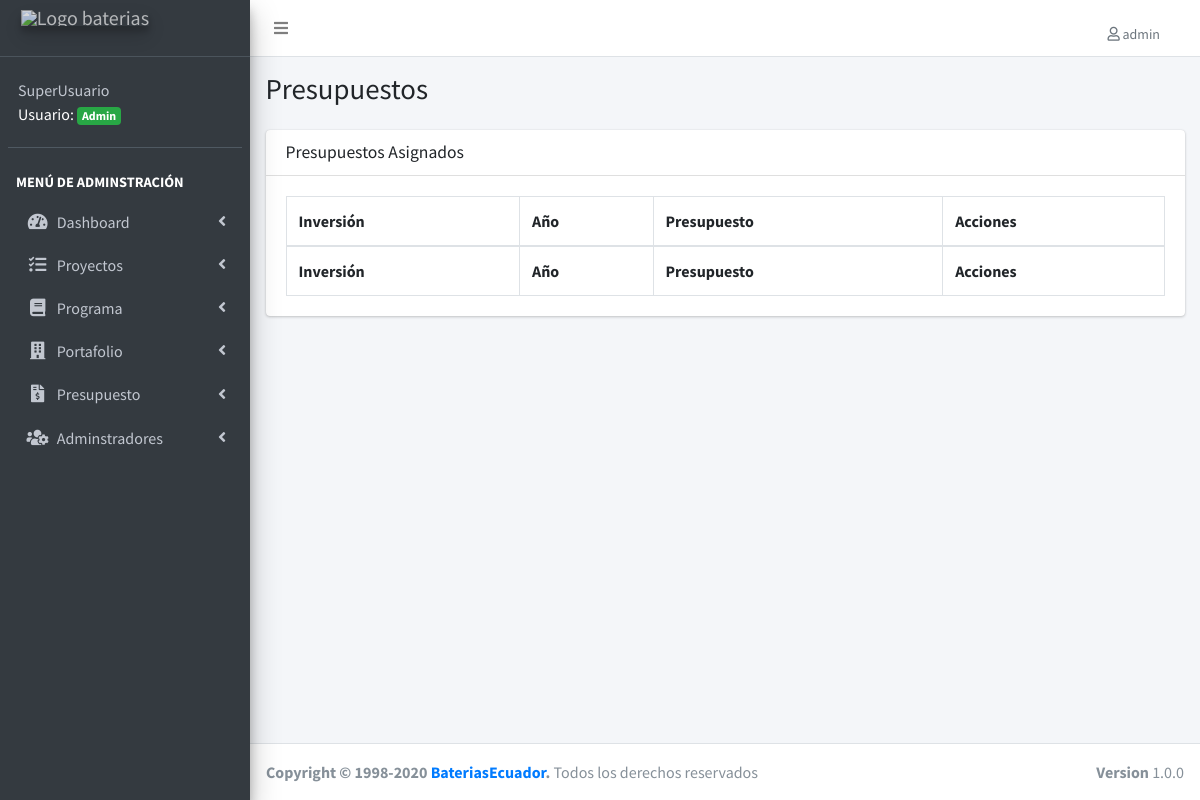
The app's page /lista-cuenta.php (signed in), older data.
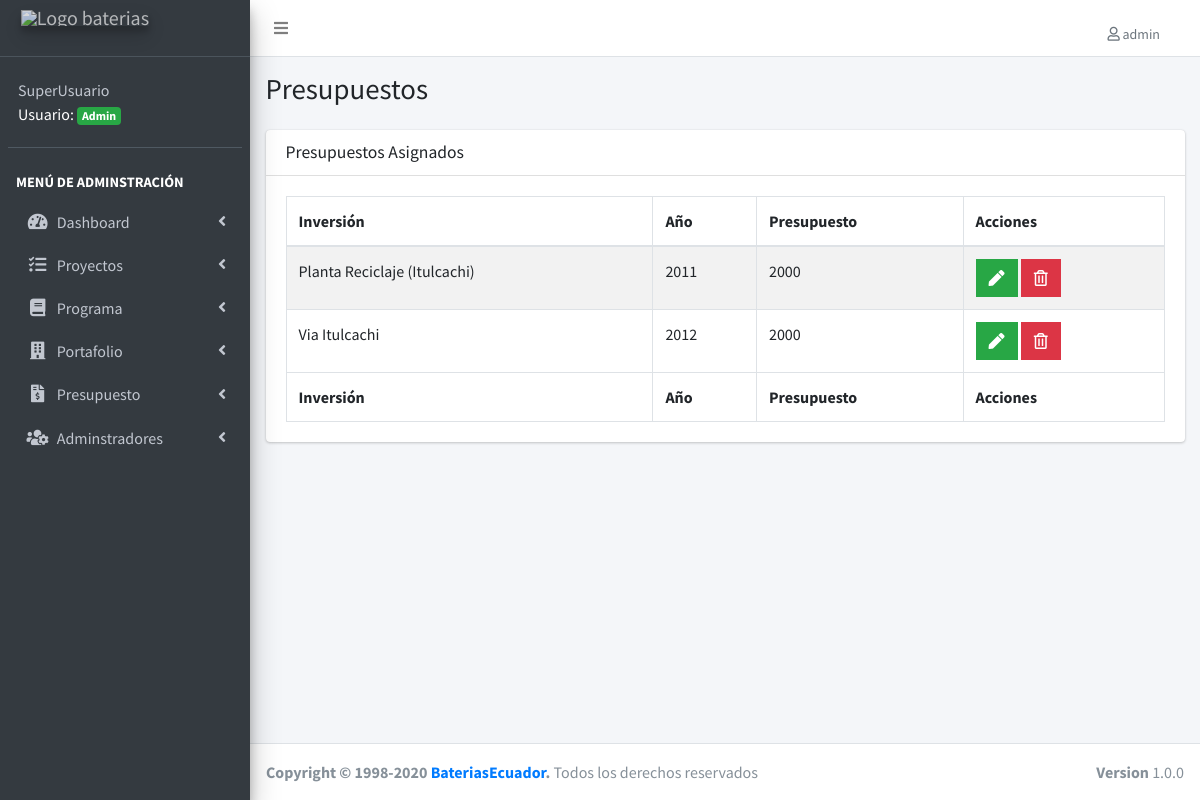
The same page, newer data.
### tables this page shows
CREATE TABLE IF NOT EXISTS `proyectos` (
  `proyecto_id` int(11) NOT NULL AUTO_INCREMENT,
  `detalle` varchar(255) NOT NULL,
  `objetivo_estrategico` varchar(100) NOT NULL,
  `presupuesto_inicial` double NOT NULL,
  `estado_neural` varchar(50) NOT NULL,
  `url_video` varchar(255) DEFAULT NULL,
  `url_documento` varchar(255) DEFAULT NULL,
  `portafolio_id` int(11) NOT NULL DEFAULT '0',
  `programa_id` int(11) NOT NULL,
  `estado_id` int(11) NOT NULL,
  `editado` datetime DEFAULT NULL,
  PRIMARY KEY (`proyecto_id`),
  UNIQUE KEY `detalle` (`detalle`),
  KEY `FK_proyectos_portafolios` (`portafolio_id`),
  KEY `FK_proyectos_programas` (`programa_id`),
  KEY `FK_proyectos_estados` (`estado_id`),
  CONSTRAINT `FK_proyectos_estados` FOREIGN KEY (`estado_id`) REFERENCES `estados` (`estado_id`),
  CONSTRAINT `FK_proyectos_portafolios` FOREIGN KEY (`portafolio_id`) REFERENCES `portafolios` (`portafolio_id`),
  CONSTRAINT `FK_proyectos_programas` FOREIGN KEY (`programa_id`) REFERENCES `programas` (`programa_id`)
);

CREATE TABLE IF NOT EXISTS `registros` (
  `registros_id` int(11) NOT NULL AUTO_INCREMENT,
  `presupuesto` double(22,0) NOT NULL,
  `anio` date NOT NULL,
  `editado` datetime DEFAULT NULL,
  PRIMARY KEY (`registros_id`)
);

### lista-cuenta.php (the view, shortened to what this page needs)
<?php
include_once('funciones/funciones.php');
include_once('templates/header.php');
include_once('templates/barra.php');
include_once('templates/navegacion.php');
?>
<div class="content-wrapper">
  <section class="content-header">
    <div class="container-fluid">
      <div class="row mb-2">
        <div class="col-sm-6">
          <h1>Presupuestos</h1>
        </div>
      </div>
    </div>
  </section>
  <section class="content">
    <div class="container-fluid">
      <div class="row">
        <div class="col-12">
          <div class="card">
            <div class="card-header">
              <h3 class="card-title">Presupuestos Asignados</h3>
            </div>
            <div class="card-body">
              <table id="registros" class="table table-bordered table-striped">
                <thead>
                  <tr>
                    <th>Inversión</th>
                    <th>Año</th>
                    <th>Presupuesto</th>
                    <th>Acciones</th>
                  </tr>
                </thead>
                <tbody>
                  <?php
                  try {
                    $sql = " SELECT proyectos.proyecto_id, registros.registros_id, proyectos.detalle, presupuesto, anio  FROM cuentas ";
                    $sql .= " INNER JOIN registros ON registros.registros_id = cuentas.registros_id ";
                    $sql .= " INNER JOIN proyectos ON proyectos.proyecto_id = cuentas.proyecto_id ";
                    $sql .= " WHERE cuentas.proyecto_id = proyectos.proyecto_id ";
                    $resultado = $conn->query($sql);
                  } catch (Exception $e) {
                    $error = $e->getMessage();
                    echo $error;
                  }
                  while ($cuenta = $resultado->fetch_assoc()) {
                  ?>
                    <tr>
                      <td>
                        <?php echo $cuenta['detalle']; ?></td>
                      <td>
                        <?php
                        $fechaComoEntero = strtotime($cuenta['anio']);
                        $anio = date("Y", $fechaComoEntero);
                        echo $anio;
                        ?>
                      </td>
                      <td><?php echo $cuenta['presupuesto']; ?></td>
                      <td>
                        <?php if ($_SESSION['nivel'] == 1) : ?>
                          <a href="editar-cuenta.php?id=<?php echo $cuenta['registros_id'] ; ?>" class="btn bg-success btn-flat margin">
                            <i class="fas fa-pen"></i>
                          </a>
                          <a href="#" data-id="<?php echo $cuenta['registros_id']; ?>" data-tipo="cuenta" class="btn bg-danger btn-flat margin borrar_registro">
                            <i class="far fa-trash-alt"></i>
                          </a>
                        <?php endif; ?>
                      </td>
                    </tr>
                  <?php } ?>
                </tbody>
                <tfoot>
                  <tr>
                    <th>Inversión</th>
                    <th>Año</th>
                    <th>Presupuesto</th>
                    <th>Acciones</th>
                  </tr>
                </tfoot>
              </table>
            </div>
          </div>
        </div>
      </div>
    </div>
  </section>
</div>
<?php
include_once('templates/footer.php');
?>

Row changes from the older to the newer data that the page shows:
added proyectos: detalle "Planta Reciclaje (Itulcachi)", registros.anio "2011", registros.presupuesto "2000"
added proyectos: detalle "Via Itulcachi", registros.anio "2012", registros.presupuesto "2000"
